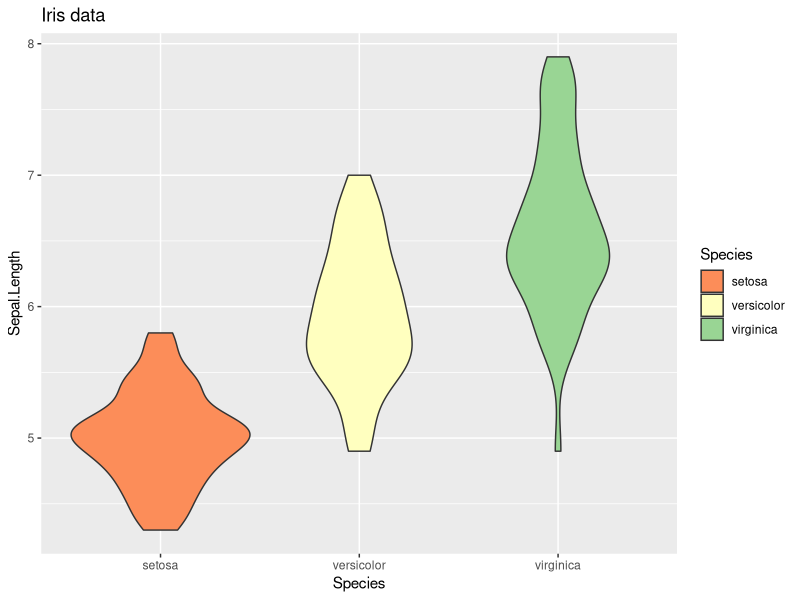

Write R code to recreate this figure.
# Sum values in a column of a data frame.
#
# ARGUMENTS:
# d: a data frame or tibble
# var: the name of a column of d, provided as a string

# RETURN VALUE:
# if the specified column exists and contains numbers, returns the sum of
# all values in the column; otherwise, returns NULL
sum_column <- function(d, var) {
  # Set a default value to return
  result <- NULL
  x <- d[[var]] # Remember, as we showed in class: there are two ways
  # to access a column, and this is one; you should try
  # and figure out why the other way won't work here,
  # but that's not part of the homework
  if (!is.null(x)) { # This tests to see whether the column exists in
    # d; again, you should try and find a way to test
    # this out for yourself to verify that it's true,
    # but that's not part of the homework
  if (is.numeric(x)){
     result <- sum(x)
  }
  }
    # You will need to do a bit of research in order to figure out how
    # to test whether a vector contains numbers.
  # YOUR CODE HERE: return the result
  return(result)
}

# Sum values in a vector.
#
# ARGUMENTS:
# x: a vector
#
# RETURN VALUE:
# if the vector contains numbers, returns the sum of
# all values; otherwise, returns NULL

# création de la fonction my_sum qui va ajouter les valeurs au vecteur
  my_sum <- function(x) {
# Vérifier que x n'est pas vide  
  if (!is.null(x)){
# Vérifier que x contient des chiffres 
  if (is.numeric(x)){
#création de la variable result par défaut. On ajoute le nombre de la case suivante à la case précédente. 
#Le premier résultat: rien n'a été additionné, donc il s'agit de 0
  result <- 0
# Pour chaque case i de x: 
  for (i in x) {
# La variable result devient result additionné au nombre dans le i suivant
       result <- result + i
  }
#Return le résultat mis à jour
    return(result)
  }
  }
#si les conditions précédentes ne sont pas respectée, la fonction returns NULL
      else 
  return(NULL)  
}

# création de la fonction sum_divided_by
  sum_divided_by <- function(x,k) {
#création d'une variable division que l'on va pouvoir appeler dans la fonction my_sum plus tard
# division divise le vecteur x par le nombre k.
# le vecteur et le nombre ont été convertis en valeurs numériques grâce à as.numeric
  division <- as.numeric(x) / as.numeric(k)
#result est la variable ayant le résultat final: à savoir la somme des divisions.
# la somme des nouveaux x (les divisions) est faite grâce la fonction my_sum
  result <- my_sum(division)
#si x ou k n'est pas numérique  
  if (!is.numeric(x) | !is.numeric(k)) {
#la sortie sera NULL    
    return(NULL)
  }
#si x et k sont numériques, la sortie sera la somme des divisions.  
  else {
    return(result)
  }
  }
  


#Création de la fonction my_mean, qui ne prend qu'un argument (x)
my_mean <- function(x){
#Comme sum_divided_by divise la somme des x par k, il suffit de remplacer le second argument de
# sum_divided_by (k) par le nombre d'occurrences de x, à savoir sa longueur.
result <- sum_divided_by(x,length(x))  
#Si une valeur n'est pas numérique pour x, le résultat sera NULL
if (!is.numeric(x)) {
  return(NULL)
}
#sinon, le résultat sera la moyenne.
else {
  return(result)
}
 
}


# Return a violin plot.
#
# ARGUMENTS:
# d: a data frame or tibble
# var: the name of a column of d containing the dependent variable, provided as a
#     string
# grouping_var: the name of a column of d containing a grouping variable,
#               provided as a string
#
# RETURN VALUE:
# A ggplot plot object containing a violin plot, grouped by the values
# of the grouping variable.
#
grouped_violin_plot <- function(d, var, grouping_var) {
  # Create the base ggplot object
p <- ggplot2::ggplot(d, ggplot2::aes_string(y=var, x=grouping_var, fill=grouping_var))
                                              
# YOUR CODE HERE: Create a violin plot
p <- p + ggplot2::geom_violin()
  
return(p) 
}

p <- grouped_violin_plot(iris, "Sepal.Length", "Species")
# Pour changer les couleurs il faut appeler la fonction "remplissage" de couleurs chargée depuis
# le package ggplot2, et choisir n'importe quel modèle donné soit dans la rubrique "help" soit
# dans le tutoriel http://r-statistics.co/Complete-Ggplot2-Tutorial-Part1-With-R-Code.html#5.%20Changing%20the%20color%20and%20size%20of%20points
p <- p + ggplot2::scale_fill_brewer(palette = "Spectral")
# Puis on donne un titre grâce à la fonction labs() chargée depuis le même package "Iris data".
p <- p + ggplot2::labs(title= "Iris data") 
print(p)

# Difference in the medians between two groups.
#
# ARGUMENTS:
# d: a data frame or tibble
# var: the name of a column of d containing the dependent variable, provided as a string
# grouping_var: the name of a column of d containing a grouping variable, provided as a string
# group1: the value of grouping_var that corresponds to the first group
# group2: the value of grouping_var that corresponds to the second group
#
# RETURN VALUE:
# The median value of var for the first group, minus the median value of var for the second
# group.
#
difference_in_medians <- function(d, var, grouping_var, group1, group2) {
  d_1 <- dplyr::filter(d, get(grouping_var) == group1)
  d_2 <- dplyr::filter(d, get(grouping_var) == group2)
  # création d'une boucle qui assigne toutes les valeurs comprises dans d_1 dans une nouvelle
  #variable qui correspond aux valeurs de "var"
  for (i in 1:nrow(d_1)){
    d1_var <- d_1[i, var]
  } 
  # création de la même boucle que ci-dessus pour le groupe 2, pour assigner à une nouvelle variable
  # les valeurs de var qui correspondent aux rangs du groupe 2
  # le code marche et trouve les bons résultats, mais il n'y a pas le message warning.
  for (i in 1:nrow(d_2)){
  d2_var <- d_2[i, var]
  }
  result <- median(d1_var) - median(d2_var)
  return(result)
}
  
# Randomize the order of a column.
#
# ARGUMENTS:
# d: a data frame or tibble
# var: the name of a column of d containing the variable to randomize,
#      provided as a string
#
# RETURN VALUE:
# A data frame or tibble exactly the same as d, except with the order of
# var permuted randomly.
#
randomize <- function(d, var) {
  n <- nrow(d[[var]])
  d[[var]] <- sample(d[[var]], replace = F)
    return(d) 
  }

# Perform a permutation test for two groups.
#
# ARGUMENTS:
# d: a data frame or tibble
# var: the name of the column in d on which the test statistic will be calculated,
#      provided as a string
# grouping_var: the name of the column in d which gives the grouping
# group1: the value of grouping_var corresponding to the first group
# group2: the value of grouping_var corresponding to the second group
# statistic: a function yielding a test statistic, which takes as input
#            a data frame, the name of a variable on which to calculate the
#            test statistic, the name of a grouping variable, the value of
#            the grouping variable corresponding to the first group, and
#            the value of the grouping variable corresponding to the second
#            group
# n_samples: the number of permutation samples to draw (default: 9999)
#
# RETURN VALUE:
#
# A list containing two elements:
#
#  - observed: the value of statistic() in d
#  - permuted: a vector containing the values of statistic() under n_samples
#              permutations
#
permutation_twogroups <- function(d, var, grouping_var, group1, group2, statistic,
                                  n_samples=9999) {
  observed_statistic <- statistic(d, var, grouping_var, group1, group2)
  permutation_statistics <- rep(0, n_samples)
  for (i in 1:n_samples) {
    # YOUR CODE HERE: use randomize(...) to create a permutation and then
    #                 fill in the vector permutation_statistics with the
    #                 value of statistic(...) for this new permutation
  new_d <- randomize(d, var)  
  permutation_statistics[i] <- statistic(new_d, var, grouping_var, group1, group2)
  }
  result <- list(observed=observed_statistic,
                 permuted=permutation_statistics)
  return(result)
}
  